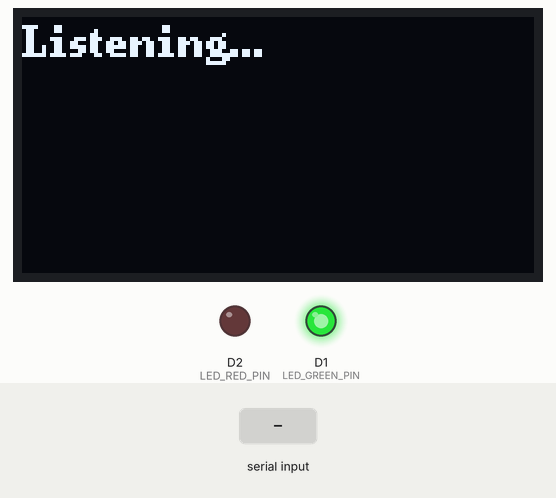
Simulated run of this program. Board: ESP8266 (Wemos D1 mini). Shown: 128×64 one-colour display, output pins drawn as LEDs (lit = HIGH). Inputs (shaded band) come from the test bench. WiFi joins after 1.5 s; servers stay silent unless stated; uploads are accepted with an empty reply; what the program prints to the serial monitor is not drawn.

Above: at 2.7 s.
2.8 s: "1\n" received over Serial
At 3.5 s:
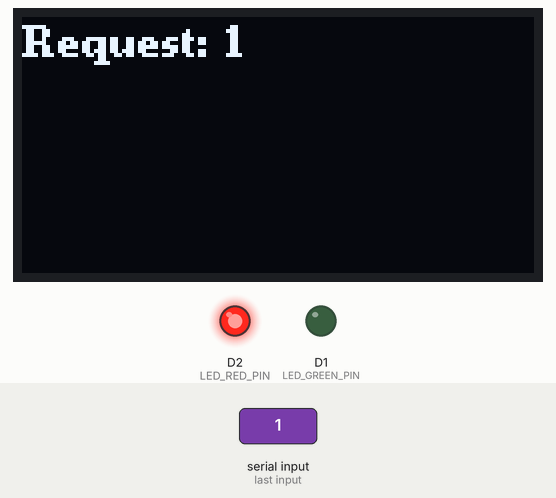
4.3 s: "0\n" received over Serial
At 4.7 s:
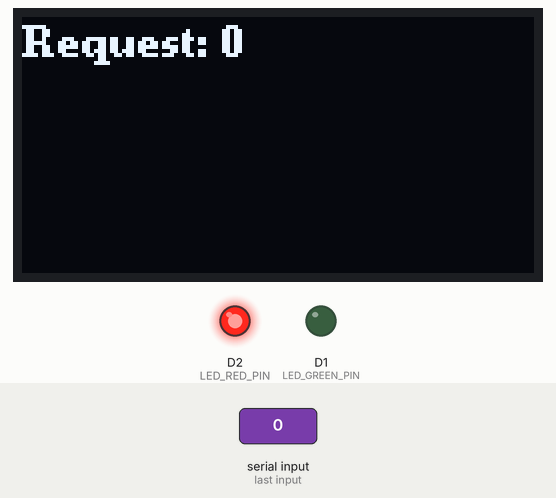
5.8 s: "2\n" received over Serial
Timing chart, 0 to 8.8 s (numbered marks = the images above; inputs shaded):
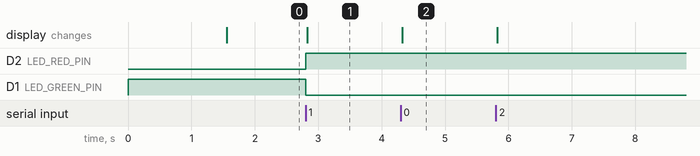

Measured:
- after the input at 2.8 s, D2 (LED_RED_PIN): LOW → HIGH at once; D1 (LED_GREEN_PIN): HIGH → LOW at once; the display: changes at once (image 1)
- after the input at 4.3 s, the display: changes at once (image 2)

The program:

main.cpp
```cpp
#include <ESP8266WiFi.h>
#include <WiFiClientSecure.h>
#include <ESP8266HTTPClient.h>
#include <ArduinoJson.h>
#include <Wire.h>
#include <SPI.h>
#include <U8g2lib.h>
#include <CircularBuffer.h>
#include "config.h"

#define LED_GREEN_PIN D1
#define LED_RED_PIN D2

const String chatGptUrl = "https://api.openai.com/v1/chat/completions";

// Initialize the OLED display using U8g2 library
U8G2_SSD1306_128X64_NONAME_F_HW_I2C u8g2(U8G2_R0, /* reset=*/U8X8_PIN_NONE, /* clock=*/D5, /* data=*/D6); // ESP8266 HW I2C with pin remapping

// Define a structure to hold message information
struct Message
{
  String role;
  String content;
};

// Create a circular buffer to store the last 10 messages
CircularBuffer<Message, 20> messageHistory; // 20 to account for both user and assistant messages

// Function prototypes
String sendToChatGPT(const String &query);

void setup()
{
  ESP.wdtDisable();
  ESP.wdtEnable(WDTO_8S);

  Serial.begin(115200);
  WiFi.begin(ssid, password);

  pinMode(LED_GREEN_PIN, OUTPUT);
  pinMode(LED_RED_PIN, OUTPUT);
  digitalWrite(LED_GREEN_PIN, HIGH);
  digitalWrite(LED_RED_PIN, LOW);

  while (WiFi.status() != WL_CONNECTED)
  {
    delay(100);
    yield();
  }

  // Initialize the OLED display
  u8g2.begin();
  u8g2.clearBuffer();
  u8g2.setFont(u8g2_font_ncenB08_tr); // choose a suitable font
  u8g2.drawStr(0, 10, "Listening...");
  u8g2.sendBuffer();
}

void loop()
{
  yield(); // Allow the ESP8266 to perform background tasks

  if (Serial.available() > 0)
  {
    digitalWrite(LED_GREEN_PIN, LOW);
    digitalWrite(LED_RED_PIN, HIGH);

    String receivedData = Serial.readStringUntil('\n');

    u8g2.clearBuffer();
    u8g2.setCursor(0, 10);
    u8g2.print("Request: ");
    u8g2.print(receivedData);
    u8g2.sendBuffer();

    String response = sendToChatGPT(receivedData);

    DynamicJsonDocument responseJson(2048);
    DeserializationError error = deserializeJson(responseJson, response);
    if (error)
    {
      Serial.print(F("deserializeJson() failed: "));
      Serial.println(error.f_str());
      return;
    }

    String content = responseJson["choices"][0]["message"]["content"].as<String>();

    DynamicJsonDocument contentJson(1024);
    error = deserializeJson(contentJson, content);
    if (error)
    {
      Serial.print(F("Content deserializeJson() failed: "));
      Serial.println(error.f_str());
      return;
    }

    String longAnswer = contentJson["long"].as<String>();
    String shortAnswer = contentJson["short"].as<String>();

    u8g2.clearBuffer();
    u8g2.setCursor(0, 10);
    u8g2.print(shortAnswer);
    u8g2.sendBuffer();

    Serial.println(longAnswer);

    delay(5000);

    digitalWrite(LED_GREEN_PIN, HIGH);
    digitalWrite(LED_RED_PIN, LOW);

    u8g2.clearBuffer();
    u8g2.setCursor(0, 10);
    u8g2.print("Listening...");
    u8g2.sendBuffer();
  }

  yield(); // Allow the ESP8266 to perform background tasks
}

String sendToChatGPT(const String &query)
{
  WiFiClientSecure client;
  client.setInsecure();
  client.setTimeout(15000);

  HTTPClient https;
  https.begin(client, chatGptUrl);
  https.addHeader("Content-Type", "application/json");
  https.addHeader("Authorization", "Bearer " + chatGptApiKey);

  DynamicJsonDocument doc(8192); // Increased size to accommodate message history

  doc["model"] = "gpt-3.5-turbo";
  doc["max_tokens"] = 150;

  JsonArray messages = doc.createNestedArray("messages");

  // Add system message
  JsonObject systemMessage = messages.createNestedObject();
  systemMessage["role"] = "system";
  systemMessage["content"] = "You are a Home Assistant AI. Provide responses in JSON format with two fields: 'long' for detailed answers and 'short' for brief answers suitable for display on a small screen (0.96 inch OLED). These fields cannot be nested and need to contain a single string. This is an example response for query 'Speed of light': {\"long\": \"The speed of light is 299792458 meter per second\", \"short\": \"299792458 m/s\"}";

  // Add message history
  for (int i = 0; i < messageHistory.size(); i++)
  {
    JsonObject historyMessage = messages.createNestedObject();
    historyMessage["role"] = messageHistory[i].role;
    historyMessage["content"] = messageHistory[i].content;
  }

  // Add current user message
  JsonObject userMessage = messages.createNestedObject();
  userMessage["role"] = "user";
  userMessage["content"] = query;

  String requestBody;
  serializeJson(doc, requestBody);

  int httpResponseCode = https.POST(requestBody);

  yield(); // Allow the ESP8266 to perform background tasks

  if (httpResponseCode > 0)
  {
    String response = https.getString();
    https.end();

    // Parse the response and add it to the message history
    DynamicJsonDocument responseJson(2048);
    DeserializationError error = deserializeJson(responseJson, response);
    if (!error)
    {
      String assistantResponse = responseJson["choices"][0]["message"]["content"].as<String>();

      // Add user query to history
      messageHistory.push(Message{"user", query});

      // Add assistant response to history
      messageHistory.push(Message{"assistant", assistantResponse});
    }

    return response;
  }
  else
  {
    https.end();
    return "Error in ChatGPT response: HTTP request failed";
  }
}
```

config.h
```cpp
#include <WString.h>
#ifndef CONFIG_H
#define CONFIG_H

const char *ssid = "";           // WiFi SSID
const char *password = "";       // WiFi Password
const String chatGptApiKey = ""; // ChatGPT API Key

#endif // CONFIG_H
```
